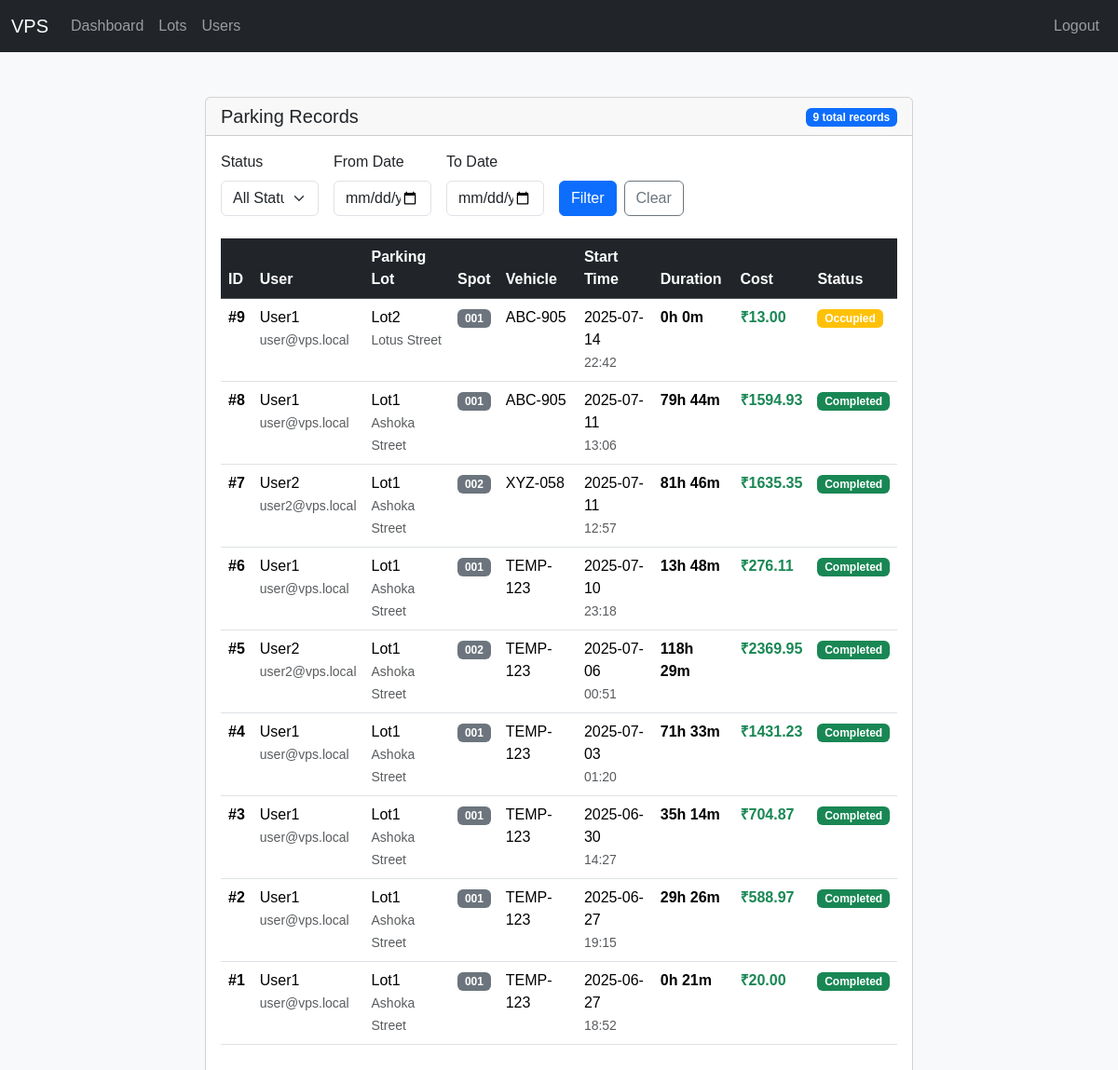
The page /admin/parking-records (signed in) on the database its author committed.
### models/models.py (models this page shows, shortened)
class Reservation(Base):
    __tablename__ = "reservations"
    id = Column(Integer, primary_key=True)
    user_id = Column(Integer, ForeignKey("users.id"), nullable=False)
    parking_spot_id = Column(Integer, ForeignKey("parking_spots.id"), nullable=False)
    vehicle_number = Column(String, nullable=False)
    start_time = Column(DateTime, default=datetime.utcnow, nullable=False)
    occupy_time = Column(DateTime, nullable=True)
    end_time = Column(DateTime, nullable=True)
    user = relationship("User", back_populates="reservations")
    parking_spot = relationship("ParkingSpot", back_populates="reservations")

class User(Base):
    __tablename__ = "users"
    id = Column(Integer, primary_key=True)
    email = Column(String, unique=True, nullable=False)
    password = Column(String, nullable=False)
    full_name = Column(String, nullable=False)
    address = Column(String)
    phone = Column(String)
    pin_code = Column(String(10))
    reservations = relationship(
        "Reservation", back_populates="user", cascade="all, delete-orphan"
    )

class ParkingLot(Base):
    __tablename__ = "parking_lots"
    id = Column(Integer, primary_key=True)
    name = Column(String, nullable=False)
    address_line_1 = Column(String, nullable=False)
    address_line_2 = Column(String)
    address_line_3 = Column(String)
    pin_code = Column(String(10), nullable=False)
    price_per_hour = Column(Numeric(10, 2), nullable=False)
    number_of_spots = Column(Integer, nullable=False)
    spots = relationship(
        "ParkingSpot", back_populates="parking_lot", cascade="all, delete-orphan"
    )

class ParkingSpot(Base):
    __tablename__ = "parking_spots"
    id = Column(Integer, primary_key=True)
    spot_number = Column(String, nullable=False)
    status = Column(PgEnum(SpotStatus), default=SpotStatus.AVAILABLE, nullable=False)
    parking_lot_id = Column(Integer, ForeignKey("parking_lots.id"), nullable=False)
    parking_lot = relationship("ParkingLot", back_populates="spots")
    reservations = relationship(
        "Reservation", back_populates="parking_spot", cascade="all, delete-orphan"
    )

### app.py (the view)
@app.route("/admin/parking-records")
@login_required
@role_required("admin")
def admin_parking_records():
    with SessionLocal() as db:
        base_query = (
            db.query(Reservation)
            .options(
                selectinload(Reservation.user),
                selectinload(Reservation.parking_spot)
                .selectinload(ParkingSpot.parking_lot)
            )
            .order_by(Reservation.start_time.desc())
        )
        status_filter = request.args.get('status')
        date_from = request.args.get('date_from')
        date_to = request.args.get('date_to')
        if status_filter:
            if status_filter == 'active':
                base_query = base_query.filter(Reservation.end_time.is_(None))
            elif status_filter == 'completed':
                base_query = base_query.filter(Reservation.end_time.isnot(None))
        if date_from:
            try:
                date_from_obj = datetime.strptime(date_from, '%Y-%m-%d')
                base_query = base_query.filter(Reservation.start_time >= date_from_obj)
            except ValueError:
                pass
        if date_to:
            try:
                date_to_obj = datetime.strptime(date_to, '%Y-%m-%d')
                base_query = base_query.filter(Reservation.start_time <= date_to_obj)
            except ValueError:
                pass
        all_records = base_query.all()
        total_records_count = len(all_records)
        records_data = []
        for record in all_records:
            duration_minutes = 0
            session_cost = 0
            session_status = "Reserved"
            if record.end_time:
                duration_delta = record.end_time - record.start_time
                duration_minutes = int(duration_delta.total_seconds() / 60)
                session_cost = calculate_cost(record)
                session_status = "Completed"
            elif record.occupy_time:
                session_status = "Occupied"
                duration_delta = datetime.now() - record.start_time
                duration_minutes = int(duration_delta.total_seconds() / 60)
                session_cost = calculate_cost(record)
            else:
                session_status = "Reserved"
                duration_delta = datetime.now() - record.start_time
                duration_minutes = int(duration_delta.total_seconds() / 60)
                session_cost = calculate_cost(record)
            if duration_minutes > 0:
                hours = duration_minutes // 60
                minutes = duration_minutes % 60
                formatted_duration = f"{hours}h {minutes}m"
            else:
                formatted_duration = "0h 0m"
            record_data = {
                'reservation': record,
                'duration_minutes': duration_minutes,
                'formatted_duration': formatted_duration,
                'cost': session_cost,
                'status': session_status
            }
            records_data.append(record_data)
        return render_template("admin/parking_records.html",
                             records=records_data,
                             total_records=total_records_count,
                             filters={
                                 'status': status_filter,
                                 'date_from': date_from,
                                 'date_to': date_to
                             })

### app.py (called while the page is built)
def calculate_cost(reservation):
    if not reservation.end_time:
        current_time = datetime.now()
    else:
        current_time = reservation.end_time
    session_duration = current_time - reservation.start_time
    total_hours = max(1, session_duration.total_seconds() / 3600)
    hourly_rate = float(reservation.parking_spot.parking_lot.price_per_hour)
    total_fee = round(total_hours * hourly_rate, 2)
    return total_fee

def login_required(view_function):
    @wraps(view_function)
    def authentication_wrapper(*args, **kwargs):
        if "user_id" not in session:
            flash("Authentication required. Please log in to continue.")
            return redirect(url_for("login"))
        return view_function(*args, **kwargs)
    return authentication_wrapper

def role_required(required_role):
    def role_decorator(view_function):
        @wraps(view_function)
        def role_wrapper(*args, **kwargs):
            if session.get("role") != required_role:
                flash("Access denied. Insufficient privileges.")
                return redirect(url_for("login"))
            return view_function(*args, **kwargs)
        return role_wrapper
    return role_decorator

### templates/admin/parking_records.html (shortened to what this page needs)
{% extends 'base.html' %}
{% block content %}
<div class="container-fluid mt-4 px-0">
    <div class="card">
        <div class="card-header">
            <div class="row align-items-center">
                <div class="col">
                    <h5 class="card-title mb-0">
                         Parking Records
                    </h5>
                </div>
                <div class="col-auto">
                    <span class="badge bg-primary">{{ total_records }} total records</span>
                </div>
            </div>
        </div>
        <div class="card-body">
            <form method="GET" class="row g-3 mb-4">
                <div class="col-md-2">
                    <label class="form-label">Status</label>
                    <select name="status" class="form-select">
                        <option value="">All Status</option>
                    </select>
                </div>
                <div class="col-md-2">
                    <label class="form-label">From Date</label>
                    <input type="date" name="date_from" class="form-control" value="{{ filters.date_from or '' }}">
                </div>
                <div class="col-md-2">
                    <label class="form-label">To Date</label>
                    <input type="date" name="date_to" class="form-control" value="{{ filters.date_to or '' }}">
                </div>
                <div class="col-md-4">
                    <label class="form-label">&nbsp;</label>
                    <div class="d-flex gap-2">
                        <button type="submit" class="btn btn-primary">
                             Filter
                        </button>
                        <a href="{{ url_for('admin_parking_records') }}" class="btn btn-outline-secondary">
                             Clear
                        </a>
                    </div>
                </div>
            </form>
            <div class="table-responsive">
                <table class="table table-hover">
                    <thead class="table-dark">
                        <tr>
                            <th>ID</th>
                            <th>User</th>
                            <th>Parking Lot</th>
                            <th>Spot</th>
                            <th>Vehicle</th>
                            <th>Start Time</th>
                            <th>Duration</th>
                            <th>Cost</th>
                            <th>Status</th>
                        </tr>
                    </thead>
                    <tbody>
                        {% for record in records %}
                            <tr>
                                <td><strong>#{{ record.reservation.id }}</strong></td>
                                <td>
                                    <div>{{ record.reservation.user.full_name }}</div>
                                    <small class="text-muted">{{ record.reservation.user.email }}</small>
                                </td>
                                <td>
                                    <div>{{ record.reservation.parking_spot.parking_lot.name }}</div>
                                    <small class="text-muted">{{ record.reservation.parking_spot.parking_lot.address_line_1 }}</small>
                                </td>
                                <td>
                                    <span class="badge bg-secondary">{{ record.reservation.parking_spot.spot_number }}</span>
                                </td>
                                <td>{{ record.reservation.vehicle_number }}</td>
                                <td>
                                    <div>{{ record.reservation.start_time.strftime('%Y-%m-%d') }}</div>
                                    <small class="text-muted">{{ record.reservation.start_time.strftime('%H:%M') }}</small>
                                </td>
                                <td>
                                    <strong>{{ record.get('formatted_duration', 'N/A') }}</strong>
                                </td>
                                <td>
                                    {% if record.cost > 0 %}
                                        <strong class="text-success">₹{{ "%.2f"|format(record.cost) }}</strong>
                                    {% else %}
                                        <span class="text-muted">-</span>
                                    {% endif %}
                                </td>
                                <td>
                                    {% if record.status == 'Completed' %}
                                        <span class="badge bg-success">{{ record.status }}</span>
                                    {% elif record.status == 'Occupied' %}
                                        <span class="badge bg-warning">{{ record.status }}</span>
                                    {% else %}
                                        <span class="badge bg-primary">{{ record.status }}</span>
                                    {% endif %}
                                </td>
                            </tr>
                        {% endfor %}
                    </tbody>
                </table>
            </div>
        </div>
    </div>
</div>
{% endblock %}

### static/style.css (style rules this page uses)
body { font-family: Arial, sans-serif; background-color: #f8f9fa; margin: 0; padding: 0; }
h1, h2, h3, h4, h5, h6 { color: #333; }

### templates/base.html (style rules this page uses)
.card, form { max-width: 100%; }

### rows shown on the page
Reservation: reservation.id "9", reservation.vehicle_number "ABC-905", reservation.start_time "2025-07-14", reservation.start_time "22:42"
User: reservation.user.full_name "User1" "User1" "User1" "User1" "User1" "User1" "User1", reservation.user.email "user@vps.local" "user@vps.local" "user@vps.local" "user@vps.local" "user@vps.local" "user@vps.local" "user@vps.local"
ParkingLot: reservation.parking_spot.parking_lot.name "Lot2", reservation.parking_spot.parking_lot.address_line_1 "Lotus Street"
ParkingSpot: reservation.parking_spot.spot_number "001"
Reservation: reservation.id "8", reservation.vehicle_number "ABC-905", reservation.start_time "2025-07-11", reservation.start_time "13:06"
ParkingLot: reservation.parking_spot.parking_lot.name "Lot1" "Lot1" "Lot1" "Lot1" "Lot1" "Lot1" "Lot1" "Lot1", reservation.parking_spot.parking_lot.address_line_1 "Ashoka Street" "Ashoka Street" "Ashoka Street" "Ashoka Street" "Ashoka Street" "Ashoka Street" "Ashoka Street" "Ashoka Street"
ParkingSpot: reservation.parking_spot.spot_number "001" "001" "001" "001" "001" "001"
Reservation: reservation.id "7", reservation.vehicle_number "XYZ-058", reservation.start_time "2025-07-11", reservation.start_time "12:57"
User: reservation.user.full_name "User2" "User2", reservation.user.email "user2@vps.local" "user2@vps.local"
ParkingSpot: reservation.parking_spot.spot_number "002" "002"
Reservation: reservation.id "6", reservation.vehicle_number "TEMP-123", reservation.start_time "2025-07-10", reservation.start_time "23:18"
Reservation: reservation.id "5", reservation.vehicle_number "TEMP-123", reservation.start_time "2025-07-06", reservation.start_time "00:51"
Reservation: reservation.id "4", reservation.vehicle_number "TEMP-123", reservation.start_time "2025-07-03", reservation.start_time "01:20"
Reservation: reservation.id "3", reservation.vehicle_number "TEMP-123", reservation.start_time "2025-06-30", reservation.start_time "14:27"
Reservation: reservation.id "2", reservation.vehicle_number "TEMP-123", reservation.start_time "2025-06-27", reservation.start_time "19:15"
Reservation: reservation.id "1", reservation.vehicle_number "TEMP-123", reservation.start_time "2025-06-27", reservation.start_time "18:52"

### other values the page prints
{{ total_records }} "9"
{{ record.get('formatted_duration', 'N/A') }} "0h 0m" "79h 44m" "81h 46m" "13h 48m" "118h 29m" "71h 33m" "35h 14m" "29h 26m" "0h 21m"
{{ "%.2f"|format(record.cost) }} "13.00" "1594.93" "1635.35" "276.11" "2369.95" "1431.23" "704.87" "588.97" "20.00"
{{ record.status }} "Occupied"
{{ record.status }} "Completed" "Completed" "Completed" "Completed" "Completed" "Completed" "Completed" "Completed"
